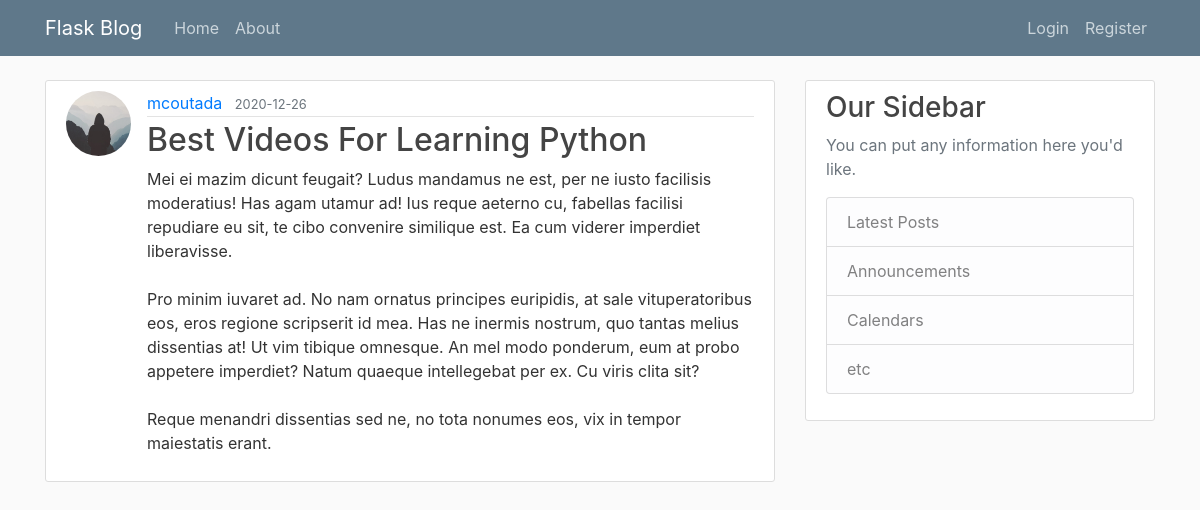
The app's page /post/22, older data.
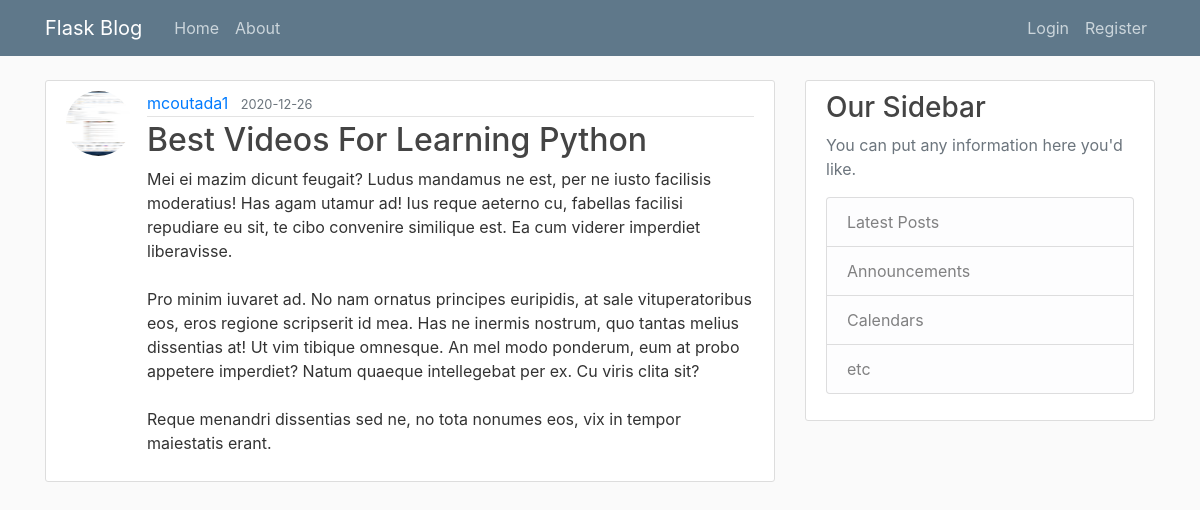
The same page, newer data.
### flaskblog/models.py (models this page shows, shortened)
class User(db.Model, UserMixin):
    id = db.Column(db.Integer, primary_key=True)
    username = db.Column(db.String(20), unique=True, nullable=False)
    email = db.Column(db.String(120), unique=True, nullable=False)
    image_file = db.Column(db.String(20), nullable=False, default="default.jpg")
    password = db.Column(db.String(60), nullable=False)
    posts = db.relationship("Post", backref="author", lazy=True)

### flaskblog/posts/routes.py (the view)
@posts.route("/post/<int:post_id>")
def post(post_id):
    post = Post.query.get_or_404(post_id)
    return render_template("post.html", title=post.title, post=post)

### flaskblog/templates/post.html (shortened to what this page needs)
{% extends "layout.html" %}
{% block content %}
<article class="media content-section">
  <img class="rounded-circle article-img"
    src="{{ url_for('static', filename='profile_pics/' + post.author.image_file) }}">
  <div class="media-body">
    <div class="article-metadata">
      <a class="mr-2" href="{{ url_for('users.user_posts', username=post.author.username) }}">{{ post.author.username }}</a>
      <small class="text-muted">{{ post.date_posted.strftime('%Y-%m-%d') }}</small>
    </div>
    <h2 class="article-title">{{ post.title }}</h2>
    <p class="article-content">{{ post.content }}</p>
  </div>
</article>
{% endblock content %}

Row changes from the older to the newer data that the page shows:
changed User: image_file: picture added in place of a placeholder; author.username "mcoutada" → "mcoutada1"
